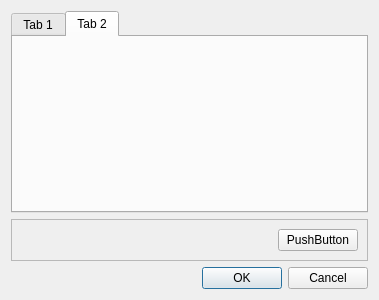
<?xml version="1.0" encoding="UTF-8"?>
<ui version="4.0">
 <class>DControlBolas</class>
 <widget class="QDialog" name="DControlBolas">
  <property name="geometry">
   <rect>
    <x>0</x>
    <y>0</y>
    <width>379</width>
    <height>300</height>
   </rect>
  </property>
  <property name="windowTitle">
   <string>Dialog</string>
  </property>
  <layout class="QVBoxLayout" name="verticalLayout">
   <item>
    <widget class="QTabWidget" name="tabBolas">
     <property name="currentIndex">
      <number>1</number>
     </property>
     <widget class="QWidget" name="tab">
      <attribute name="title">
       <string>Tab 1</string>
      </attribute>
     </widget>
     <widget class="QWidget" name="tab_2">
      <attribute name="title">
       <string>Tab 2</string>
      </attribute>
     </widget>
    </widget>
   </item>
   <item>
    <widget class="QFrame" name="frame">
     <property name="frameShape">
      <enum>QFrame::StyledPanel</enum>
     </property>
     <property name="frameShadow">
      <enum>QFrame::Raised</enum>
     </property>
     <layout class="QHBoxLayout" name="horizontalLayout">
      <item>
       <spacer name="horizontalSpacer">
        <property name="orientation">
         <enum>Qt::Horizontal</enum>
        </property>
        <property name="sizeHint" stdset="0">
         <size>
          <width>252</width>
          <height>20</height>
         </size>
        </property>
       </spacer>
      </item>
      <item>
       <widget class="QPushButton" name="bPararTodas">
        <property name="text">
         <string>PushButton</string>
        </property>
       </widget>
      </item>
     </layout>
    </widget>
   </item>
   <item>
    <widget class="QDialogButtonBox" name="buttonBox">
     <property name="orientation">
      <enum>Qt::Horizontal</enum>
     </property>
     <property name="standardButtons">
      <set>QDialogButtonBox::Cancel|QDialogButtonBox::Ok</set>
     </property>
    </widget>
   </item>
  </layout>
 </widget>
 <resources/>
 <connections>
  <connection>
   <sender>buttonBox</sender>
   <signal>accepted()</signal>
   <receiver>DControlBolas</receiver>
   <slot>accept()</slot>
   <hints>
    <hint type="sourcelabel">
     <x>248</x>
     <y>254</y>
    </hint>
    <hint type="destinationlabel">
     <x>157</x>
     <y>274</y>
    </hint>
   </hints>
  </connection>
  <connection>
   <sender>buttonBox</sender>
   <signal>rejected()</signal>
   <receiver>DControlBolas</receiver>
   <slot>reject()</slot>
   <hints>
    <hint type="sourcelabel">
     <x>316</x>
     <y>260</y>
    </hint>
    <hint type="destinationlabel">
     <x>286</x>
     <y>274</y>
    </hint>
   </hints>
  </connection>
 </connections>
</ui>
